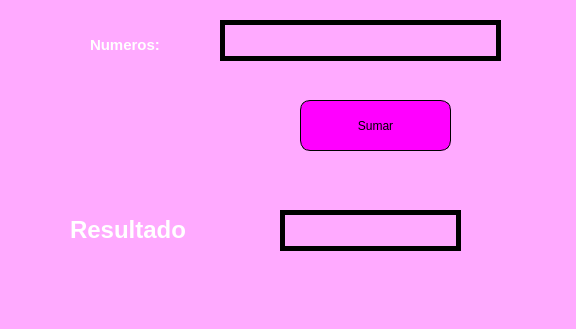
<?xml version="1.0" encoding="UTF-8"?>
<ui version="4.0">
 <class>MainWindow</class>
 <widget class="QMainWindow" name="MainWindow">
  <property name="geometry">
   <rect>
    <x>0</x>
    <y>0</y>
    <width>576</width>
    <height>329</height>
   </rect>
  </property>
  <property name="windowTitle">
   <string>MainWindow</string>
  </property>
  <property name="styleSheet">
   <string notr="true">background-color: rgb(255, 170, 255);</string>
  </property>
  <widget class="QWidget" name="centralwidget">
   <widget class="QPushButton" name="btnSumar">
    <property name="geometry">
     <rect>
      <x>300</x>
      <y>100</y>
      <width>151</width>
      <height>51</height>
     </rect>
    </property>
    <property name="styleSheet">
     <string notr="true">border: 1px solid black;
font: 75 13pt &quot;Segoe Script&quot;;
border-radius: 10px;
background-color: rgb(255, 0, 255);</string>
    </property>
    <property name="text">
     <string>Sumar</string>
    </property>
   </widget>
   <widget class="QLineEdit" name="txtNumeros">
    <property name="geometry">
     <rect>
      <x>220</x>
      <y>20</y>
      <width>281</width>
      <height>41</height>
     </rect>
    </property>
    <property name="font">
     <font>
      <family>MS UI Gothic</family>
      <pointsize>12</pointsize>
      <weight>75</weight>
      <bold>true</bold>
     </font>
    </property>
    <property name="styleSheet">
     <string notr="true">
border: 5px solid black;</string>
    </property>
    <property name="text">
     <string/>
    </property>
    <property name="alignment">
     <set>Qt::AlignCenter</set>
    </property>
   </widget>
   <widget class="QLabel" name="label">
    <property name="geometry">
     <rect>
      <x>90</x>
      <y>10</y>
      <width>121</width>
      <height>71</height>
     </rect>
    </property>
    <property name="styleSheet">
     <string notr="true">
font: 75 italic 8pt &quot;Arial&quot;;
font: 14pt &quot;MS Shell Dlg 2&quot;;</string>
    </property>
    <property name="text">
     <string>&lt;html&gt;&lt;head/&gt;&lt;body&gt;&lt;p&gt;&lt;span style=&quot; font-size:11pt; font-weight:600; color:#ffffff;&quot;&gt;Numeros:&lt;/span&gt;&lt;/p&gt;&lt;/body&gt;&lt;/html&gt;</string>
    </property>
   </widget>
   <widget class="QLineEdit" name="txtResultado">
    <property name="geometry">
     <rect>
      <x>280</x>
      <y>210</y>
      <width>181</width>
      <height>41</height>
     </rect>
    </property>
    <property name="font">
     <font>
      <family>MS UI Gothic</family>
      <pointsize>12</pointsize>
      <weight>75</weight>
      <bold>true</bold>
     </font>
    </property>
    <property name="styleSheet">
     <string notr="true">border: 5px solid black;</string>
    </property>
    <property name="text">
     <string/>
    </property>
    <property name="alignment">
     <set>Qt::AlignCenter</set>
    </property>
   </widget>
   <widget class="QLabel" name="label_3">
    <property name="geometry">
     <rect>
      <x>70</x>
      <y>200</y>
      <width>191</width>
      <height>61</height>
     </rect>
    </property>
    <property name="styleSheet">
     <string notr="true">
font: 75 italic 8pt &quot;Arial&quot;;
font: 14pt &quot;MS Shell Dlg 2&quot;;</string>
    </property>
    <property name="text">
     <string>&lt;html&gt;&lt;head/&gt;&lt;body&gt;&lt;p&gt;&lt;span style=&quot; font-size:18pt; font-weight:600; color:#ffffff;&quot;&gt;Resultado&lt;/span&gt;&lt;/p&gt;&lt;/body&gt;&lt;/html&gt;</string>
    </property>
   </widget>
  </widget>
  <widget class="QMenuBar" name="menubar">
   <property name="geometry">
    <rect>
     <x>0</x>
     <y>0</y>
     <width>576</width>
     <height>18</height>
    </rect>
   </property>
  </widget>
  <widget class="QStatusBar" name="statusbar"/>
 </widget>
 <resources/>
 <connections/>
</ui>
